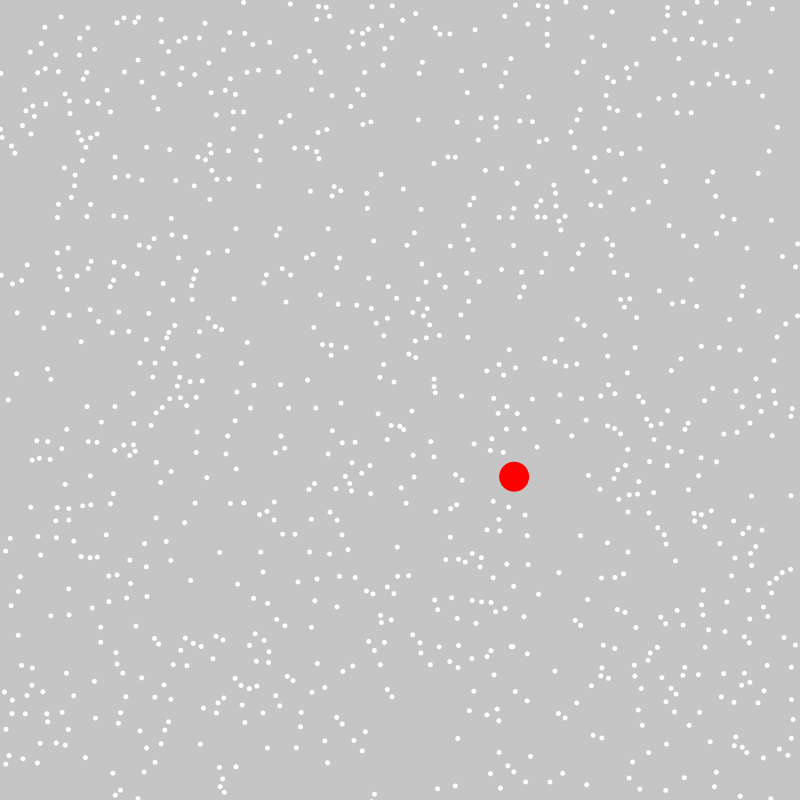
Frame 1 (no input)
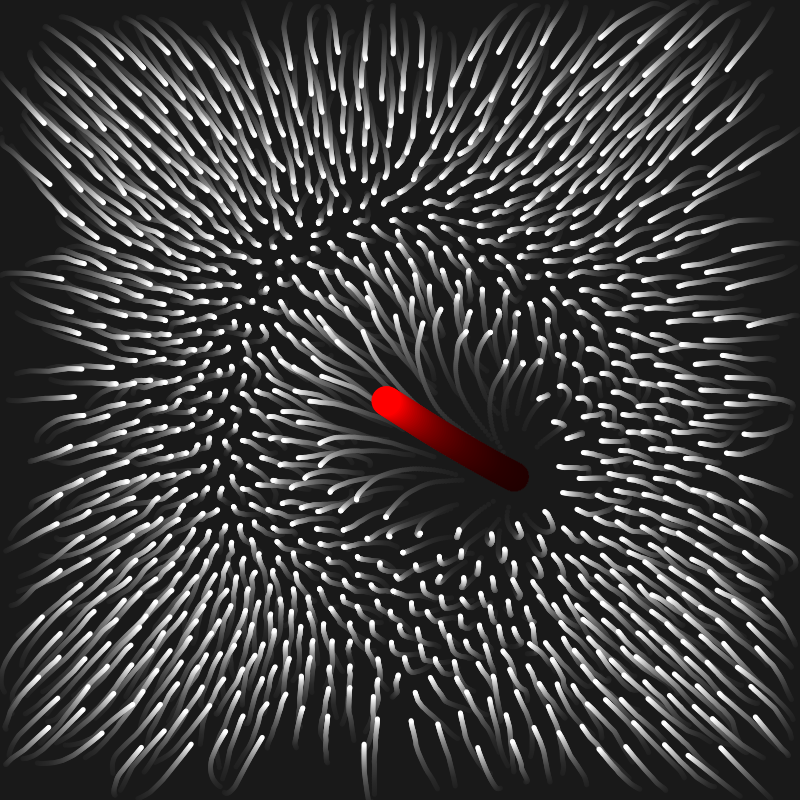
Frame 60 (the mouse pressed at the canvas centre just before this capture)
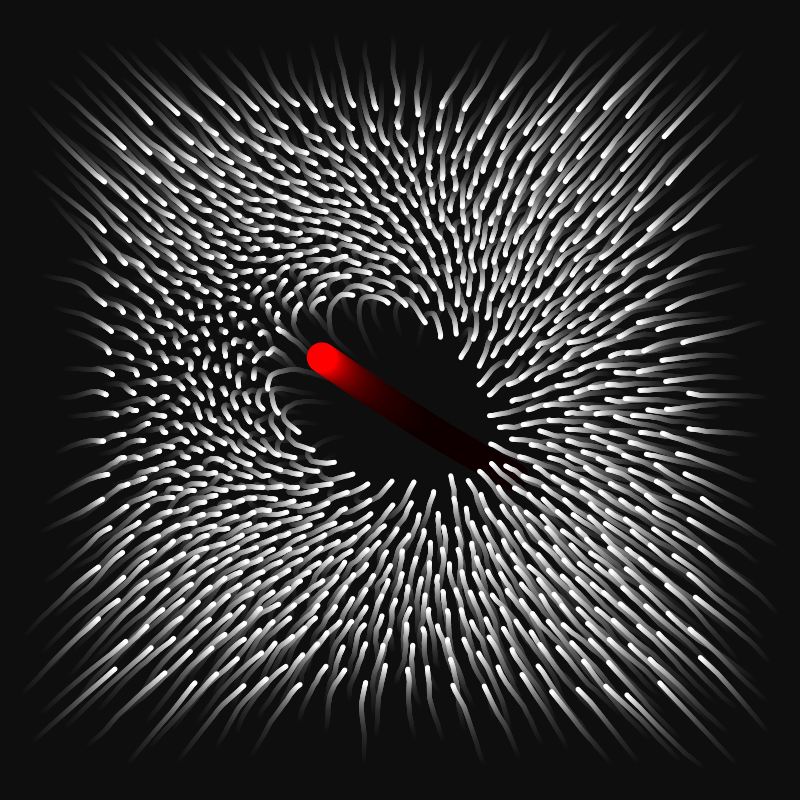
Frame 120 (the mouse held since frame 60 and released just before this capture)

The Processing sketch that drew these frames (run headless with seeded random() and noise(); from frame 60 on, the mouse is pressed at the canvas centre):

// Processing sketch: Hisadan_Fuyez
// ── Hisadan_Fuyez.pde
//
// hisadan
// https://scrapbox.io/hisadan/%E9%80%83%E3%81%92%E3%82%8B_(2024%2F6%2F20)
//

int n=999, i, s;
float a[]=new float[n*2], x, y, e, f, d, k=400;
void setup() {
  size(800, 800);
  for (i=0; i<n*2; i++)a[i]=random(-k, k);
}
void draw() {
  noStroke();
  fill(0, 9);
  square(0, 0, 800);
  translate(k, k);
  fill(-1);
  for (i=1; i<n; i++  ) {
    x=0;
    y=0;
    for (s=1; s<n; s++) {
      if (i!=s) {
        d=dist(a[i], a[i+n], a[s], a[s+n]);
        e=(a[s]-a[i])/d/d;
        f=(a[s+n]-a[i+n])/d/d;
        x+=d<50?-9*e:e;
        y+=d<50?-9*f:f;
      }
    }
    d=dist(a[i], a[i+n], a[0], a[n]);
    a[i]+=x-200*(a[0]-a[i])/d/d;
    a[i+n]+=y-200*(a[n]-a[i+n])/d/d;
    circle(a[i]*=abs(a[i])>k?-1:1, a[i+n]*=abs(a[i+n])>k?-1:1, 5);
  }
  fill(#FF0000);
  circle(a[0]+=(a[1]-a[0])/99, a[n]+=(a[n+1]-a[n])/99, 30);
}
